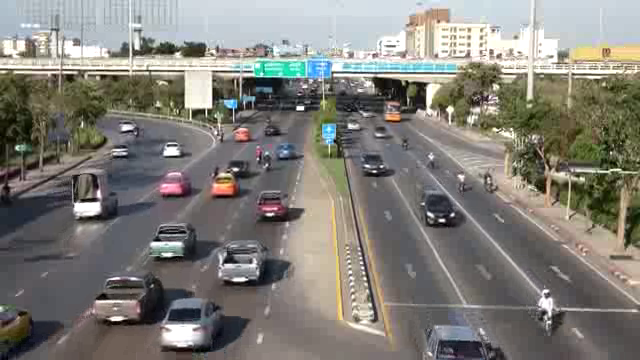
#> input picture frame 44 of car1.mp4, 640 x 360 px
$ python '2 basic_motion_detection_opencv_python.py'
#> lines starting #> are read from the running program, lines starting #| are printed output that depends on the picture; after the words box and inside, x2 and y2 are one past the last pixel; in counts of white or black regions, pixels touching at a corner belong together
import cv2
import numpy as np

cap = cv2.VideoCapture('car1.mp4')

frame_width = int( cap.get(cv2.CAP_PROP_FRAME_WIDTH))       # 640 resolution
frame_height =int( cap.get( cv2.CAP_PROP_FRAME_HEIGHT))     #360 resolution

print(frame_width )

fourcc = cv2.VideoWriter_fourcc('X','V','I','D') # other method (*'xvid') # fourcc is codec video for output/writing of video

out = cv2.VideoWriter("output.avi",fourcc, 5.0, (1280,720))


ret, frame1 = cap.read()        # frame1 is GUI over back video,
#> frame1 is the input picture: shape (360, 640, 3); mean B, G, R 120.5, 126.6, 129
ret, frame2 = cap.read()        # frame2 is vedio feed in back side
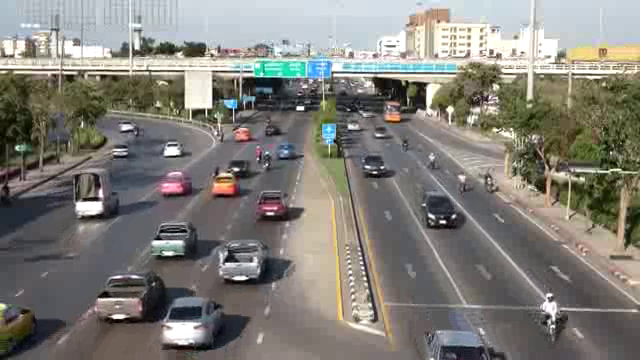
#> input picture frame 45 of car1.mp4, 640 x 360 px
#> frame2 is the input picture: shape (360, 640, 3); mean B, G, R 120.5, 126.7, 129.1

print(frame1.shape)     # video array pixel shape
#| (360, 640, 3)

while cap.isOpened():
    diff = cv2.absdiff(frame1, frame2)      # To find absolute frame difference
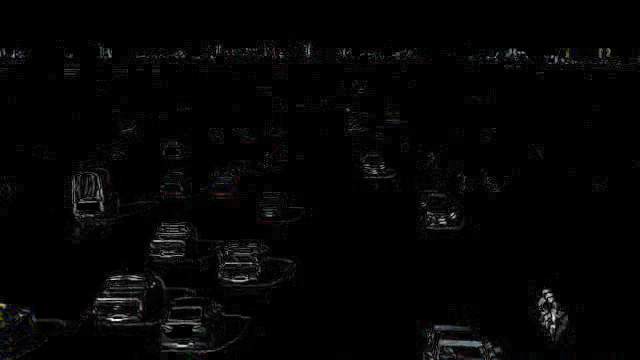
#> diff: shape (360, 640, 3); mean B, G, R 4.3, 4.2, 4.2
    gray = cv2.cvtColor(diff, cv2.COLOR_BGR2GRAY)
    blur = cv2.GaussianBlur(gray, (5,5), 0)         #(5,5 ) is kernel value , 0 is sigma X value(increase value cause loss in accuracy ex: 0.1,0.5,or 1000)

    _, thresh = cv2.threshold(blur, 20, 255, cv2.THRESH_BINARY)
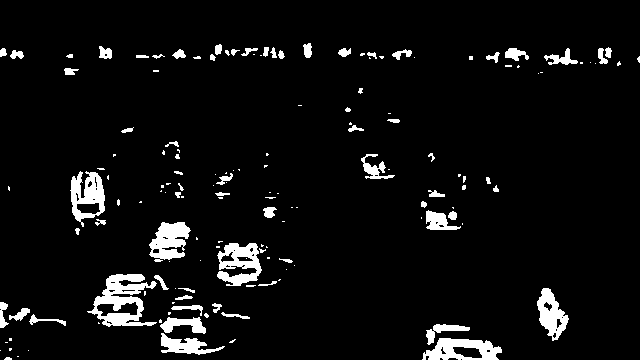
#> thresh: shape (360, 640); 5.7% white; 153 white regions (87 under 20 px), largest, box (x1, y1, x2, y2) and area: (87, 274, 157, 327) 1715, (217, 243, 262, 286) 1149, (422, 338, 502, 360) 1081
    # _ parameter(ret = boolean value) we r not using # 20 thresh value (value decrease's more unnecessary and vice versa, 255 is max thres value,#type is thresh_bin

    dilated = cv2.dilate(thresh, None, iterations=3)                # kernel size is None
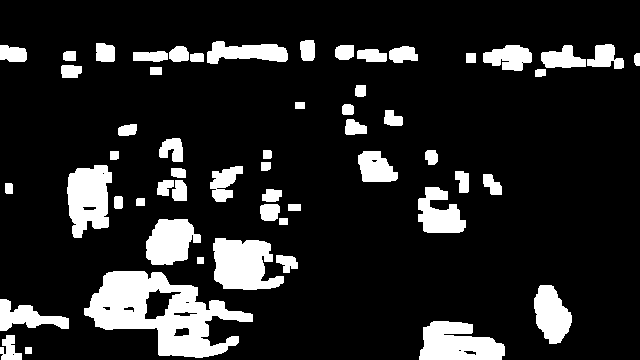
#> dilated: shape (360, 640); 14.6% white; 56 white regions
    contours, _ = cv2.findContours(dilated, cv2.RETR_TREE, cv2.CHAIN_APPROX_SIMPLE) # _ hierachy parameter which  r not using
#> contours = 69 contours, 6 with area under 20; largest, box (x1, y1, x2, y2) and area: (84, 271, 253, 358) 7655, (213, 238, 284, 290) 2584, (419, 321, 505, 360) 2356, (67, 165, 112, 238) 2334, (146, 219, 201, 265) 1743
    # Hierachy is the optional out vector which is containing the information about image topology.

    for contour in contours:
        (x, y, w, h) = cv2.boundingRect(contour)    # create cnts using boundingRect

        if cv2.contourArea(contour) < 900:          # create cnt if its under area(900)
            continue
        cv2.rectangle(frame1, (x, y), (x+w, y+h), (0, 255, 0), 2) #(frame1,co-ordinates,increment of area, (3 color values) , thickness of cnts)    # green cnts over all car are created here.
        cv2.putText(frame1, "Status: {}".format('Movement'), (10, 20), cv2.FONT_HERSHEY_SIMPLEX,1, (0, 0, 255), 3) #
#> this loop made 69 passes
#> (x, y, w, h) on passes 2, 4, 5, 6, 7, 8, 9, 10, 11, 12, 13, 14: (0, 335, 22, 25), (419, 321, 86, 39), (463, 350, 14, 6), (458, 349, 4, 3), (0, 299, 69, 32), (534, 285, 38, 59), (84, 271, 169, 87), (173, 327, 17, 10), (173, 311, 25, 6), (123, 306, 12, 7), (102, 306, 9, 5), (185, 301, 5, 3)
#> (contour, x, y, w, h) on passes 1, 3, 16, 20, 21, 36: ([[25, 347], [25, 353], [31, 353], [31, 347]], 25, 347, 7, 7), ([[12, 354], [13, 353], [14, 354], [13, 355]], 12, 353, 3, 3), ([[197, 257], [197, 263], [203, 263], [203, 257]], 197, 257, 7, 7), ([[279, 218], [279, 224], [287, 224], [287, 218]], 279, 218, 9, 7), ([[288, 204], [288, 210], [300, 210], [300, 204]], 288, 204, 13, 7), ([[102, 173], [103, 172], [104, 173], [103, 174]], 102, 172, 3, 3)
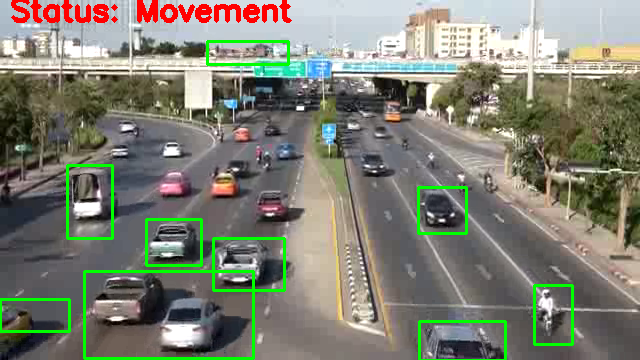
#> frame1: shape (360, 640, 3); 4.15% of pixels changed, all inside (x1, y1, x2, y2) = (0, 0, 574, 360)
    #cv2.drawContours(frame1, contours, -1, (0, 255, 0), 2)

    image = cv2.resize(frame1, (1280,720))
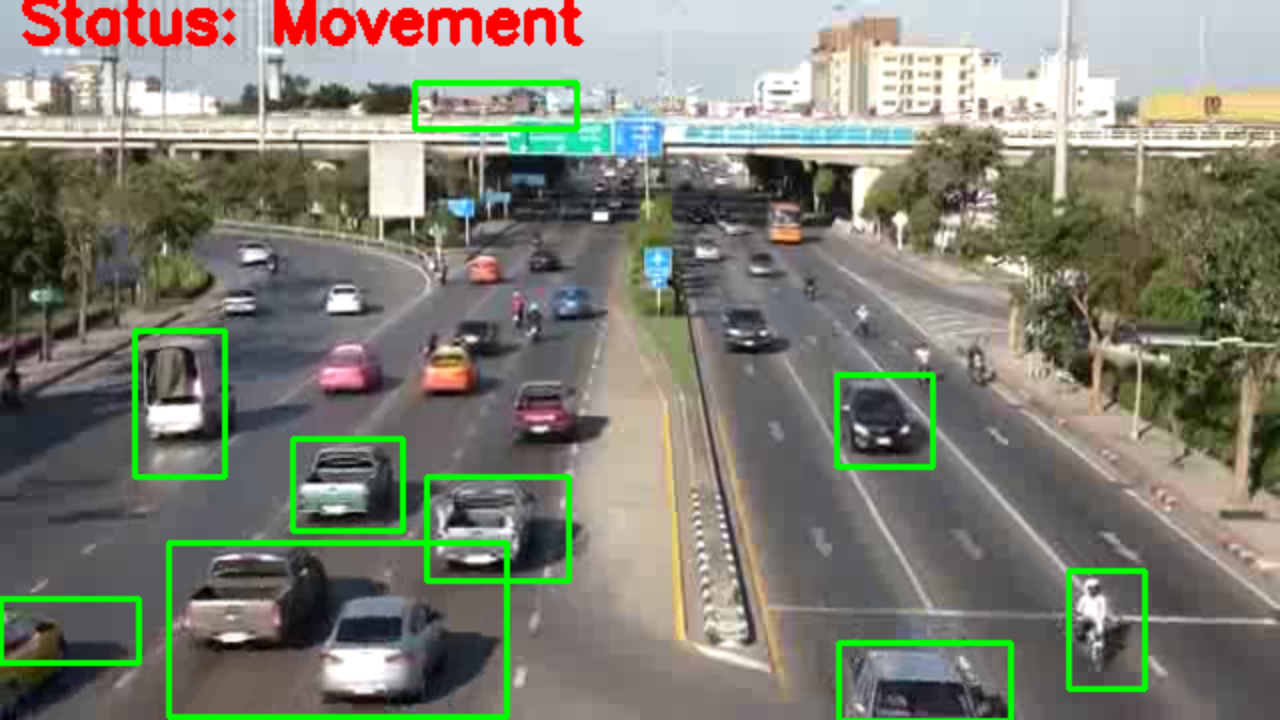
#> image: shape (720, 1280, 3); mean B, G, R 114.7, 128, 126.8
    #line = cv2.line(image, (0,255), (255,255), (147, 96, 44), 50)
    out.write(image)
    cv2.imshow("feed_Title", frame1)
    frame1 = frame2
    ret, frame2 = cap.read()
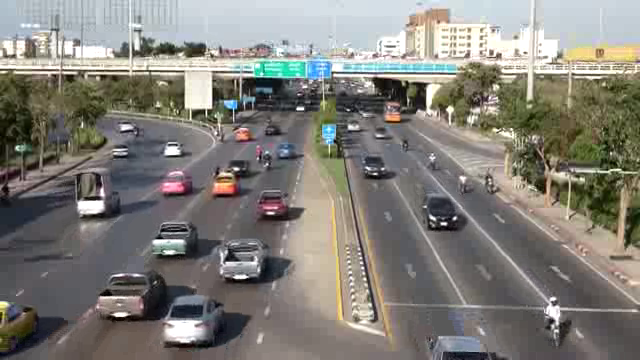
#> input picture frame 46 of car1.mp4, 640 x 360 px
#> frame2 is the input picture: shape (360, 640, 3); mean B, G, R 120.7, 126.9, 129.4

    if cv2.waitKey(40) == 27:       # use ESc. for exit
#> (key q is pressed here)
        break
    ''' if cv2.waitKey(1) & 0xFF == ord('q'):   # TRY THIS 'q' is quit , and 0xFF for 64bit system.
        break
    '''

cv2.destroyAllWindows()
cap.release()                   # Release cache of both cap & out  { cap.read,cap.VedioCapture and out.write }
out.release()

$ run again, starting later in the video
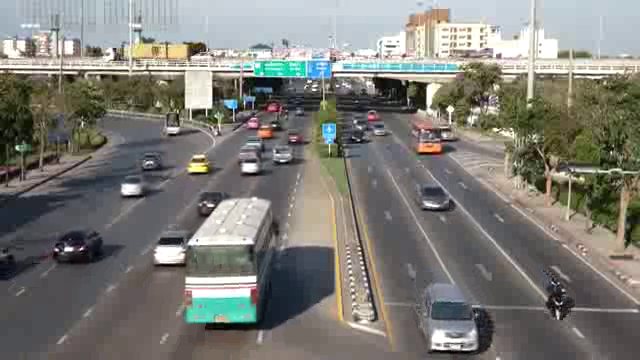
#> input picture frame 198 of car1.mp4, 640 x 360 px
#> frame1 is the input picture: shape (360, 640, 3); mean B, G, R 118.1, 124.1, 125.1
#| (360, 640, 3)
#> `_, thresh = cv2.threshold(blur, 20, 255, cv2.THRESH_BINARY)`:
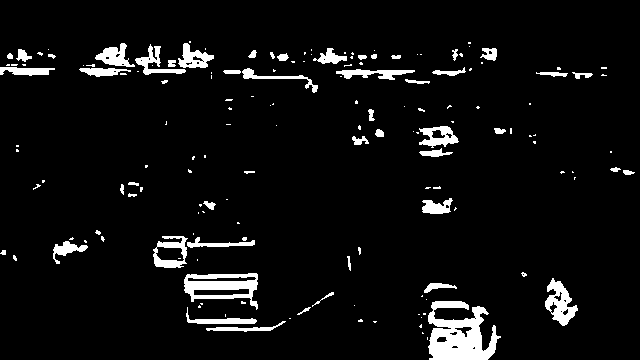
#> thresh: shape (360, 640); 5.7% white; 160 white regions (108 under 20 px), largest, box (x1, y1, x2, y2) and area: (428, 301, 501, 360) 2610, (184, 273, 258, 310) 1334, (545, 278, 578, 326) 772
#> dilated: shape (360, 640); 15.1% white; 64 white regions
#> contours = 74 contours, 6 with area under 20; largest, box (x1, y1, x2, y2) and area: (150, 230, 337, 335) 6712, (415, 280, 504, 360) 4708, (76, 38, 217, 82) 3651, (300, 45, 433, 87) 2474, (410, 118, 462, 160) 1450
#> the loop `for contour in contours:` made 74 passes
#> (x, y, w, h) on passes 1, 2, 4, 5, 6, 7, 8, 10: (370, 318, 10, 8), (355, 316, 11, 9), (415, 280, 89, 80), (424, 324, 6, 11), (437, 310, 33, 8), (542, 275, 39, 54), (518, 269, 12, 11), (344, 253, 10, 21)
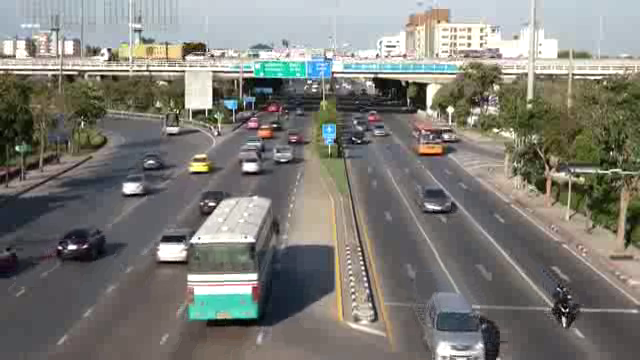
#> input picture frame 200 of car1.mp4, 640 x 360 px
#> frame2 is the input picture: shape (360, 640, 3); mean B, G, R 118.1, 124.2, 125.2

$ run again, starting later in the video
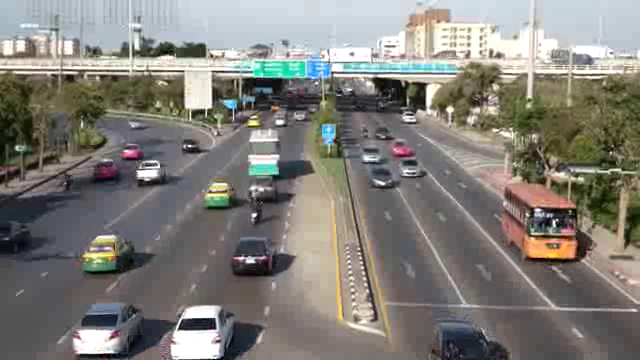
#> input picture frame 352 of car1.mp4, 640 x 360 px
#> frame1 is the input picture: shape (360, 640, 3); mean B, G, R 120.6, 126.4, 128.9
#| (360, 640, 3)
#> `_, thresh = cv2.threshold(blur, 20, 255, cv2.THRESH_BINARY)`:
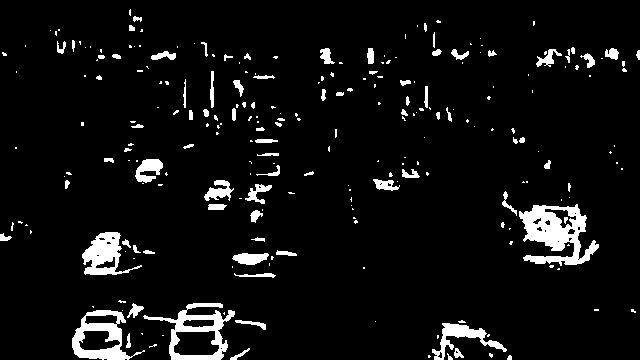
#> thresh: shape (360, 640); 6.1% white; 249 white regions (164 under 20 px), largest, box (x1, y1, x2, y2) and area: (519, 204, 599, 266) 2534, (143, 303, 235, 360) 1609, (72, 310, 145, 360) 1453
#> dilated: shape (360, 640); 18.6% white; 89 white regions
#> contours = 101 contours, 6 with area under 20; largest, box (x1, y1, x2, y2) and area: (69, 297, 269, 360) 7893, (499, 180, 602, 273) 4796, (79, 229, 158, 278) 2592, (425, 317, 515, 360) 2071, (533, 44, 630, 75) 1663
#> the loop `for contour in contours:` made 101 passes
#> (x, y, w, h) on passes 1, 3, 5, 7, 8, 9, 10, 12: (138, 330, 8, 8), (425, 317, 90, 43), (628, 306, 11, 10), (69, 297, 200, 63), (128, 350, 4, 3), (177, 334, 38, 19), (85, 333, 21, 15), (88, 317, 26, 4)
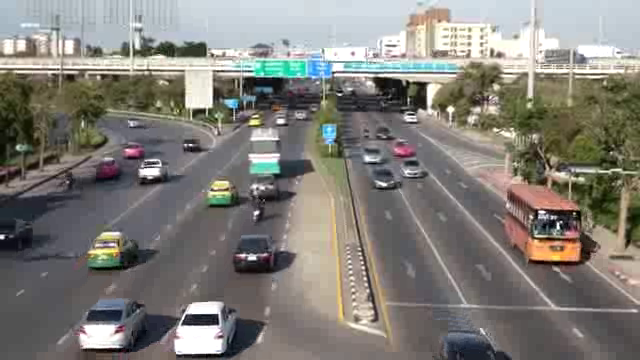
#> input picture frame 354 of car1.mp4, 640 x 360 px
#> frame2 is the input picture: shape (360, 640, 3); mean B, G, R 120.5, 126.3, 128.9
